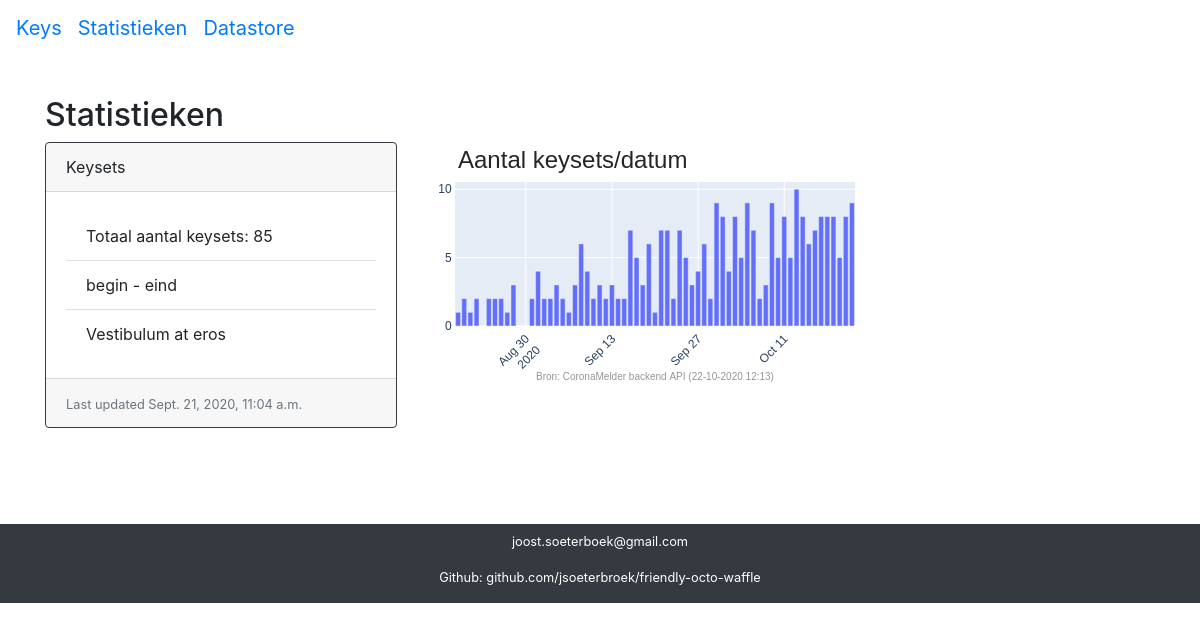
/stats/, run on an earlier commit of the app's database.
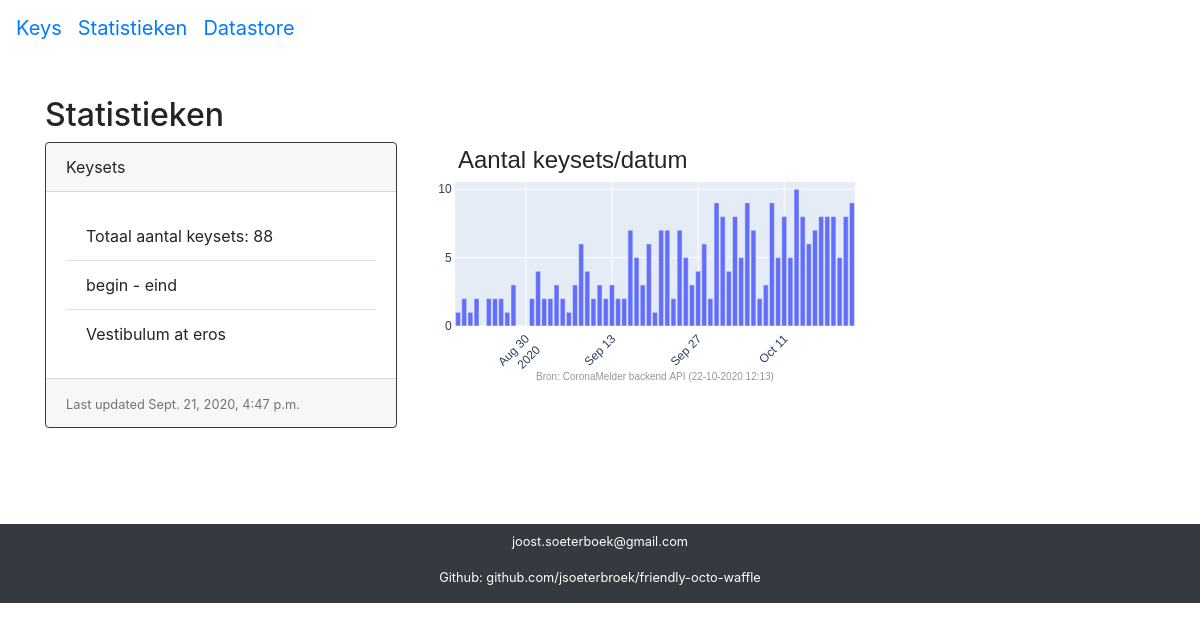
And on a later commit of the database.
### stats/models.py (models this page shows, shortened)
class Stats(models.Model):
    name = models.CharField("name", max_length=250)
    created = models.DateTimeField(auto_now_add=True, editable=False)
    keysets_total = models.IntegerField("Totaal aantal keysets")
    teks_keyset_mean = models.IntegerField("Gemiddeld aantal TEKs per keyset")
    trl_daily_dist = models.IntegerField("TRL daily dist")
    class Meta:
        verbose_name = 'Stat'
        verbose_name_plural = 'Stats'

### stats/views.py (the view)
# urls.py: path('stats/', include('stats.urls'), name='stat_index'),
def stat_index(request):
    try:
        stats = Stats.objects.all().last()
    except Stats.DoesNotExist:
        raise Http404("stats does not exist")
    try:
        keysetfreqs = KeysetFreq.objects.all()
    except KeysetFreq.DoesNotExist:
        raise Http404("stats does not exist")
    context = {
        'stats': stats,
        'keysetfreqs': keysetfreqs,
    }
    return render(request, 'stat_index.html', context)

### stats/templates/stat_index.html (shortened to what this page needs)
{% extends "base.html" %}
{% block content %}
{% load static %}
{% load l10n %}
<p>&nbsp;</p>
<h2> Statistieken </h2>
{% if stats %}
<div class="row">
    <div class="col-sm-4">
        <div class="card border-dark mb-3" style="width: 22rem;">
        <div class="card-header"> Keysets </div>
        <div class="card-body">
            <ul class="list-group list-group-flush">
                <li class="list-group-item">Totaal aantal keysets: {{ stats.keysets_total }}</li>
                <li class="list-group-item">begin - eind</li>
                <li class="list-group-item">Vestibulum at eros</li>
            </ul>
        </div>
        <div class="card-footer">
            <small class="text-muted">Last updated {{ stats.created}} </small>
        </div>
      </div>
    </div>
    <div class="col-sm-4">
       <img src="{% static "keyset_freq_date.png" %}" alt="keyset_freq_date">
    </div>
</div>
{% endif %}
{% endblock %}

What changed in the data, as far as the page shows it:
no longer on this page (row unchanged): Stats: keysets_total "85", created "Sept. 21, 2020, 11:04 a.m."
added Stats: keysets_total "88", created "Sept. 21, 2020, 4:47 p.m."
